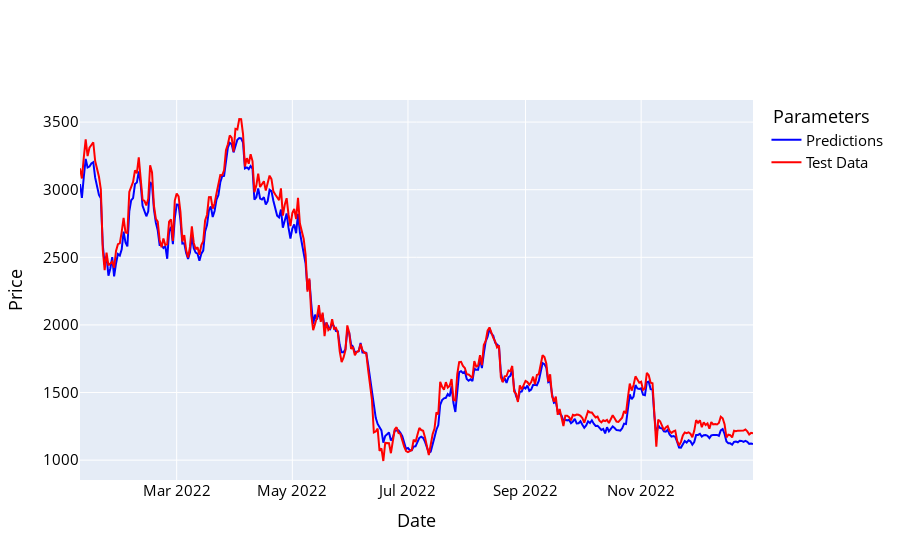

The code cell stored with this chart in its notebook:
### Code cell
names = cycle(['Predictions', 'Test Data'])

fig = go.Figure()
fig.add_trace(go.Scatter(x=y_test_df.index, y=y_pred_df['Adj Close'], name='Predictions',
                         line=dict(width=2, color='blue')))
fig.add_trace(go.Scatter(x=y_test_df.index, y=y_test_df['Adj Close'], name='Test Data',
                         line=dict(width=2, color='red')))
fig.update_layout(xaxis_title='Date', yaxis_title='Price',
                  font_size=15, font_color='black', legend_title_text=' Parameters')
fig.show()

### Figure 1 — Plotly figure (JSON) as saved in the notebook; plotly's stock layout.template omitted (floating-point values rounded to 4 significant figures; data arrays with more than 128 entries replaced by an {"elided": "..."} marker saying what was removed)
{"data": [{"line": {"color": "blue", "width": 2}, "name": "Predictions", "type": "scatter", "x": {"elided": "356 str values"}, "y": {"elided": "356 float values"}}, {"line": {"color": "red", "width": 2}, "name": "Test Data", "type": "scatter", "x": {"elided": "356 str values"}, "y": {"elided": "356 float values"}}], "layout": {"font": {"color": "black", "size": 15}, "legend": {"title": {"text": " Parameters"}}, "xaxis": {"title": {"text": "Date"}}, "yaxis": {"title": {"text": "Price"}}}}
